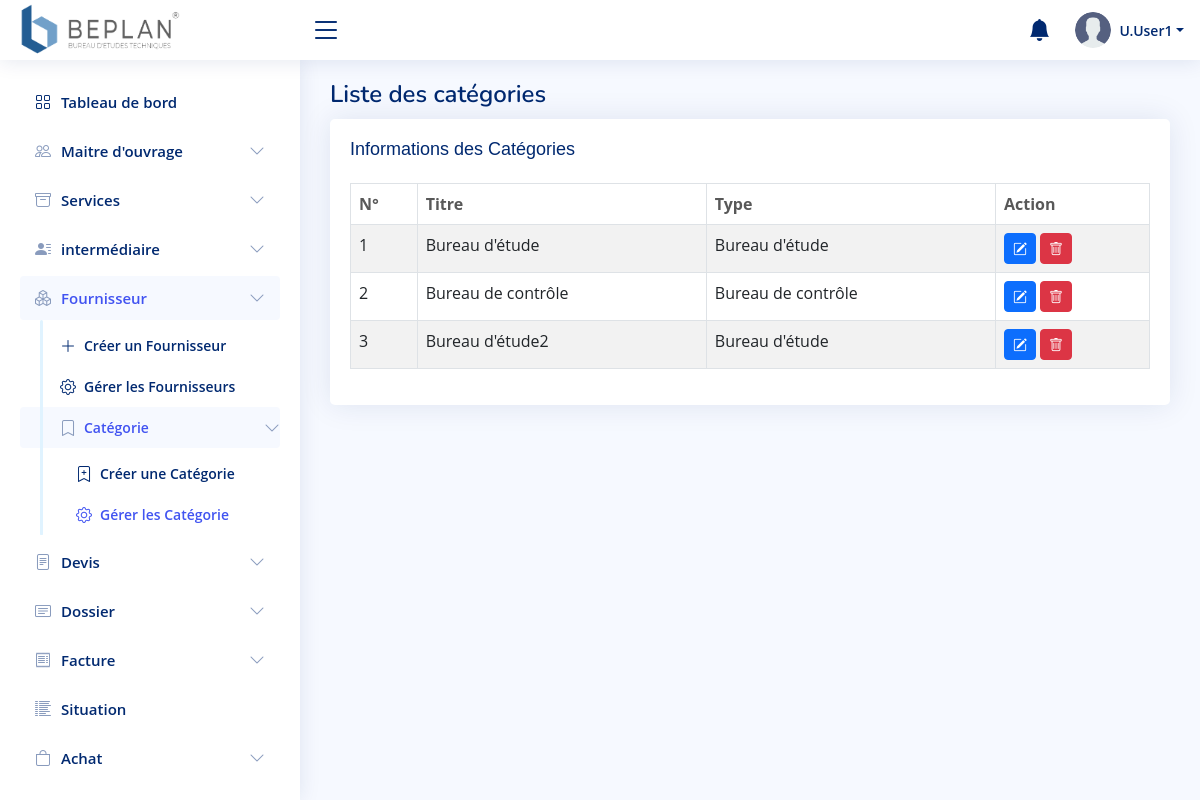
The page /category-list.php (signed in) on the database as committed earlier.
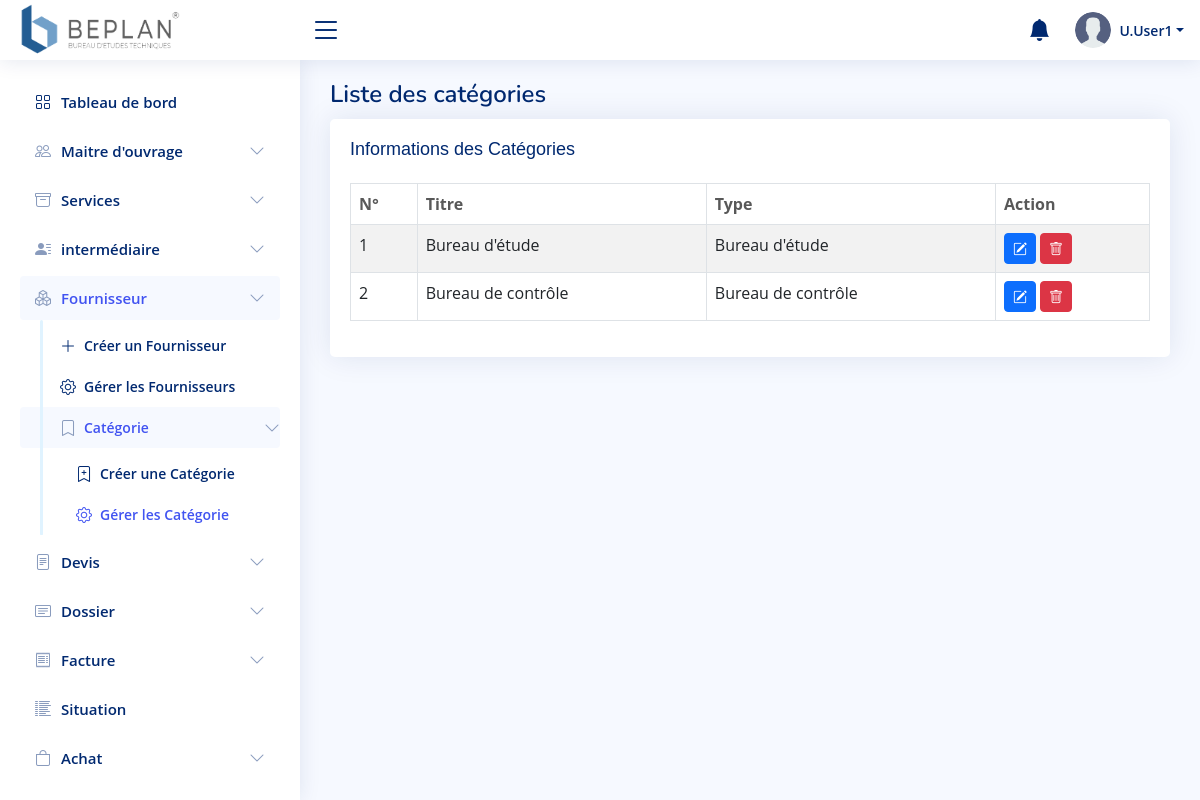
The same page on the database as committed later.
### tables this page shows
CREATE TABLE `users` (
  `id` int(11) NOT NULL,
  `prenom` varchar(50) NOT NULL,
  `nom` varchar(50) NOT NULL,
  `email` varchar(100) DEFAULT NULL,
  `tel` varchar(15) DEFAULT NULL,
  `username` varchar(50) NOT NULL,
  `password` varchar(255) NOT NULL,
  `date` datetime NOT NULL DEFAULT current_timestamp(),
  `last_login` datetime NOT NULL,
  `status` tinyint(1) NOT NULL DEFAULT 1
);

CREATE TABLE `supp_category` (
  `id` int(11) NOT NULL,
  `title` varchar(255) NOT NULL,
  `type` varchar(255) NOT NULL
);

### functions.php (called while the page is built, shortened)
<?php
function getUserRoleId($user_id){
    $cnx = new mysqli(DATABASE_HOST,DATABASE_USER, DATABASE_PASS,DATABASE_NAME);
    $query ="SELECT * FROM `user_role` WHERE `user_id` = $user_id";
    $res = mysqli_query($cnx,$query);
    $row = mysqli_fetch_assoc($res);
    $role_id = $row["role_id"];
    return $role_id;
}
function getUser($user_id){
    $cnx = new mysqli(DATABASE_HOST,DATABASE_USER, DATABASE_PASS,DATABASE_NAME);
    $query = "SELECT * FROM `users` WHERE `id`= '$user_id'";
    $res = mysqli_query($cnx, $query);
    $row = mysqli_fetch_assoc($res);
    return $row;
}
function getSuppCatData(){
    $cnx = new mysqli(DATABASE_HOST,DATABASE_USER, DATABASE_PASS,DATABASE_NAME);
    $query = "SELECT * FROM `supp_category`";
    $res = mysqli_query($cnx,$query);
    return $res;
}
?>

### check-role.php (called while the page is built)
<?php
$user_id = $_SESSION['user_id'];
$role_id = getUserRoleId($user_id);
$role = new Role();
$role = $role->getRolePerms($role_id);
?>

### classes/role.class.php (called while the page is built, shortened)
<?php
class Role{
    public $permissions;
    public function __construct()
    {
        $this->permissions=array();
    }
    public static function getRolePerms($roleid){
        $cnx = new mysqli(DATABASE_HOST,DATABASE_USER, DATABASE_PASS,DATABASE_NAME);
        $role = new Role();
        $query = "SELECT t2.perm_desc FROM `role_perm` as t1
                  JOIN `permissions` as t2 ON t1.perm_id = t2.id
                  WHERE t1.role_id = $roleid";
        $res = mysqli_query($cnx,$query);
        while($row = mysqli_fetch_assoc($res)){
            $role->permissions[$row['perm_desc']] = true;
        }
        return $role;
    }
    public function hasPerm($permission){
        return isset($this->permissions[$permission]);
    }
}
?>

### category-list.php (the view, shortened to what the rows shown need)
<?php
include 'header.php';
?>
<div class="pagetitle">
    <h1>Liste des catégories </h1>
</div>
<section class="section">
    <div class="row">
        <div class="col-lg-12">
            <div class="card">
                <div class="card-body">
                    <div class="tab-content" id="category-content">
                        <div class="overflow-auto">
                            <div>
                                <table id="suppCatTable" class="table table-hover table-bordered table-striped" style="width:100%">
                                    <thead>
                                        <tr>
                                            <th>
                                                <a href="#">N°</a>
                                            </th>
                                            <th>
                                                <a href="#">Titre</a>
                                            </th>
                                            <th>
                                                <a href="#">Type</a>
                                            </th>
                                            <th>
                                                <a href="#">Action</a>
                                            </th>
                                        </tr>
                                    </thead>
                                    <tbody>
                                        <?php
                                            $res = getSuppCatData();
                                            $check_edit =  ($role->hasPerm('edit broker')) ? "":"hide-element";
                                            $check_delete = ($role->hasPerm('delete broker')) ? "":"hide-element";
                                            $number = 1;
                                            $html = '';
                                            while($row = mysqli_fetch_assoc($res)){
                                                $html .= '<tr>';
                                                $html .= '<td>'.$number.'</td>';
                                                $html .= '<td>'.$row['title'].'</td>';
                                                $html .= '<td>'.$row['type'].'</td>';
                                                $html .= '  <td>
                                                                <a href="javascript:void(0);" data-id="'.$row['id'].'" class="btn btn-primary btn-sm editSuppCatBtn '.$check_edit.' " title="Modifier Catégorie" ><span><i class="bi bi-pencil-square"></i></span></a>
                                                                <a href = "javascript:void(0);" data-id="'.$row['id'].'"  class=" btn btn-danger btn-sm deleteSuppCatBtn '.$check_delete.' " title="Supprimer Catégorie" ><span><i class="bi bi-trash"></i></span></a>
                                                            </td>';
                                                $html .= '</tr>';
                                                $number++;
                                            }
                                            echo $html;
                                        ?>
                                    </tbody>
                                </table>
                            </div>
                        </div>
                    </div>
                </div>
            </div>
        </div>
    </div>
</section>
<?php include 'footer.php'; ?>

### header.php (shortened to what the rows shown need)
<?php
include 'functions.php';
include 'check-role.php';
?>
<!DOCTYPE html>
<html lang="en">
<head>
    <link href="https://cdn.jsdelivr.net/npm/bootstrap@5.2.2/dist/css/bootstrap.min.css" rel="stylesheet">
    <link rel="stylesheet" href="css/styles.css">
    <link rel="stylesheet" href="https://cdnjs.cloudflare.com/ajax/libs/font-awesome/6.2.0/css/all.min.css" />
    <link rel="stylesheet" href="https://cdn.jsdelivr.net/npm/bootstrap-icons@1.9.1/font/bootstrap-icons.css">
    <link rel="stylesheet" href="https://cdn.datatables.net/1.12.1/css/jquery.dataTables.min.css">
    <link rel="stylesheet" type="text/css" href="https://cdn.jsdelivr.net/npm/daterangepicker/daterangepicker.css" />
</head>
<body onload="total_R()">
    <header id="header" class="header fixed-top d-flex align-items-center">
        <nav class="header-nav ms-auto">
            <ul class="d-flex align-items-center">
                <li class="nav-item dropdown pe-3">
                    <a class="nav-link nav-profile d-flex align-items-center pe-0" href="#" data-bs-toggle="dropdown">
                        <img src="images/userImage.png" alt="Profile" class="img-fluid rounded-circle">
                        <?php
                            $user_id = $_SESSION["user_id"];
                            $userInfo = getUser($user_id);
                        ?>
                        <span class="d-none d-md-block dropdown-toggle ps-2"><?= ucfirst(str_split($userInfo["prenom"])[0]) . '.' . ucfirst($userInfo['nom']);?></span>
                    </a>
                </li>
            </ul>
        </nav>
    </header>
    <main id="main" class="main">

Rows that differ between the two databases and show on the page:
removed supp_category: title "Bureau d'étude2", type "Bureau d'étude"
